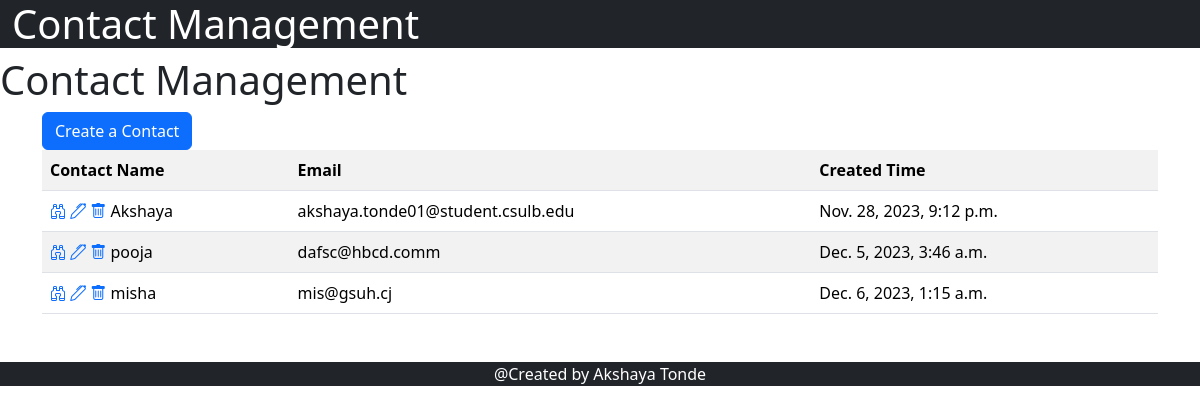
Before: / with the older database file.
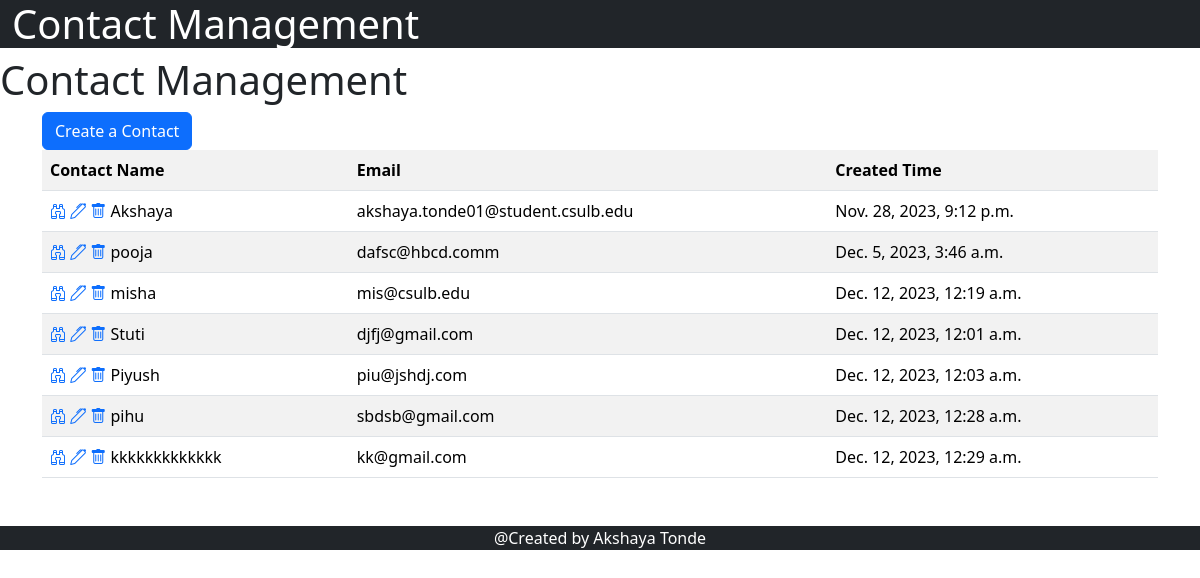
After: the same page with the newer database file.
### contact_management/models.py (models this page shows)
class ContactsInfo(models.Model):
    name = models.CharField(max_length=70)
    email = models.EmailField(max_length=100)
    notes = models.CharField(max_length=100)
    creation_date = models.DateTimeField(default=django.utils.timezone.now)

### contact_management/views.py (the view)
# urls.py: 2. Add a URL to urlpatterns:  path('', views.home, name='home')
def home(request):
    queryset = ContactsInfo.objects.all()
    return render(request, "index.html", context={'page':'Contact Management', 'contactsInfo': queryset})

### contact_management/templates/index.html (shortened to what this page needs)
{% extends "base.html"%}
{% block start %}
    <div>
        <h1>Contact Management</h1>
    </div>
    <div class="container">
        <a href="/createContact/">
            <button type="submit" class="btn btn-primary">Create a Contact</button>
        </a>
    </div>
    <div class="container">
    <table class="table table-striped">
        <tr>
            <th>Contact Name</th>
            <th>Email</th>
            <th>Created Time</th>
        </tr>
    {% for contact in contactsInfo%}
        <tr>
            <td>
                <a href="/viewContact/{{contact.id}}/" class="delete" title="" data-toggle="tooltip" data-original-title="Delete"><i class="bi bi-binoculars"></i></a>
                <a href="/editContact/{{contact.id}}/" class="edit" title="" data-toggle="tooltip" data-original-title="Edit"><i class="bi bi-pen"></i></a>
                <a href="/deleteContact/{{contact.id}}/" class="delete" title="" data-toggle="tooltip" data-original-title="Delete"><i class="bi bi-trash"></i></a>
                {{contact.name}}</td>
            <td>{{contact.email}}</td>
            <td>{{contact.creation_date}}</td>
        </tr>
    {% endfor %}
    </table>
  </div>
{% endblock %}

Changed rows visible on the page:
changed ContactsInfo "misha": email "mis@gsuh.cj" → "mis@csulb.edu"; creation_date "Dec. 6, 2023, 1:15 a.m." → "Dec. 12, 2023, 12:19 a.m."
added ContactsInfo: name "Stuti", email "djfj@gmail.com", creation_date "Dec. 12, 2023, 12:01 a.m."
added ContactsInfo: name "Piyush", email "piu@jshdj.com", creation_date "Dec. 12, 2023, 12:03 a.m."
added ContactsInfo: name "pihu", email "sbdsb@gmail.com", creation_date "Dec. 12, 2023, 12:28 a.m."
added ContactsInfo: name "kkkkkkkkkkkkk", email "kk@gmail.com", creation_date "Dec. 12, 2023, 12:29 a.m."
